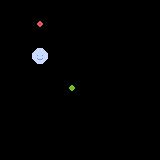

A 2D game scene composited from a Tiled map and its tileset images. What follows is a short description and the map's XML, with every tile layer's data as written:
An orthogonal 10x10 tile map with 16x16 px tiles, 1 tile layer (tiles).

<map version="1.2" tiledversion="1.3.2" orientation="orthogonal" renderorder="right-down" compressionlevel="-1" width="10" height="10" tilewidth="16" tileheight="16" infinite="0" nextlayerid="2" nextobjectid="1">
 <editorsettings>
  <export target="2.lua" format="lua" />
 </editorsettings>
 <tileset firstgid="1" source="tilesets/tiles.tsx" />
 <layer id="1" name="tiles" width="10" height="10">
  <data encoding="csv">
0,5,5,5,0,0,0,0,0,0,
0,5,2,5,0,0,0,0,0,0,
0,5,0,5,5,5,0,0,0,0,
0,5,1,0,0,5,0,0,0,0,
0,5,0,5,0,5,0,0,0,0,
0,5,0,0,3,5,0,0,0,0,
0,5,5,5,5,5,0,0,0,0,
0,0,0,0,0,0,0,0,0,0,
0,0,0,0,0,0,0,0,0,0,
0,0,0,0,0,0,0,0,0,0
</data>
 </layer>
</map>
